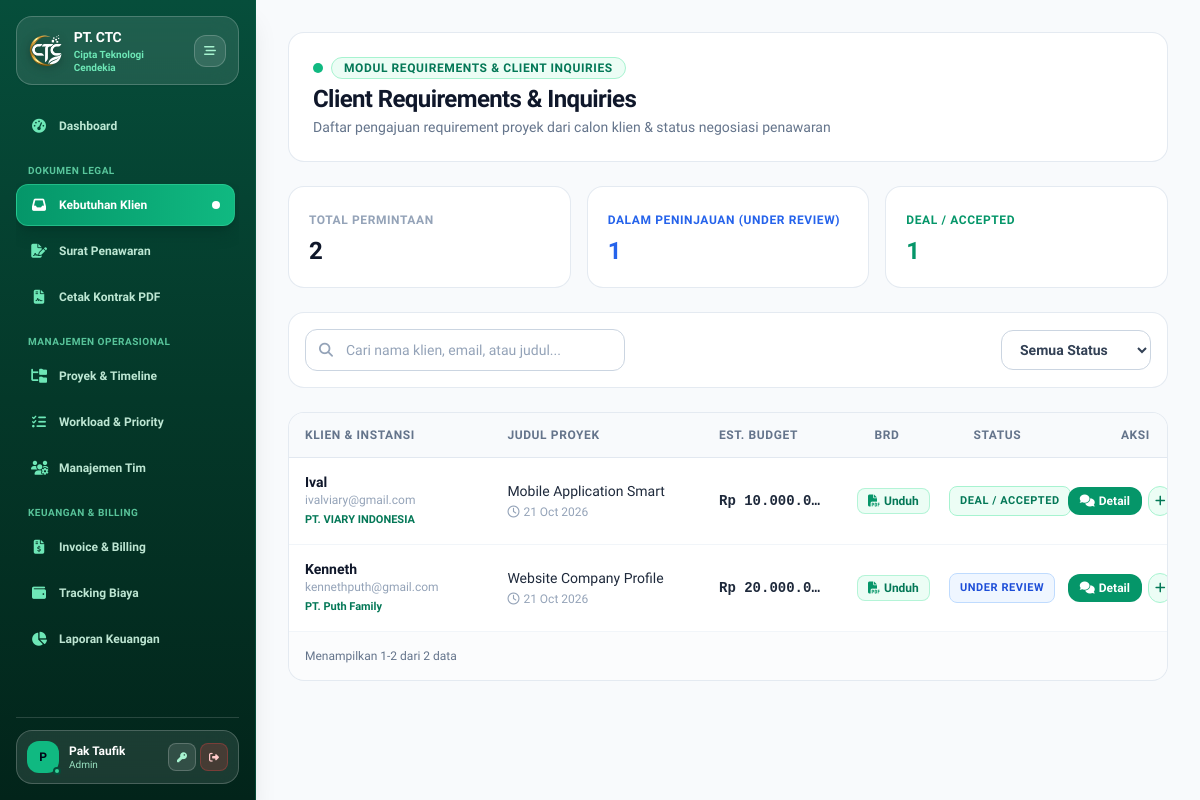
/modules/requirements/index.php (signed in), run on an earlier commit of the app's database.
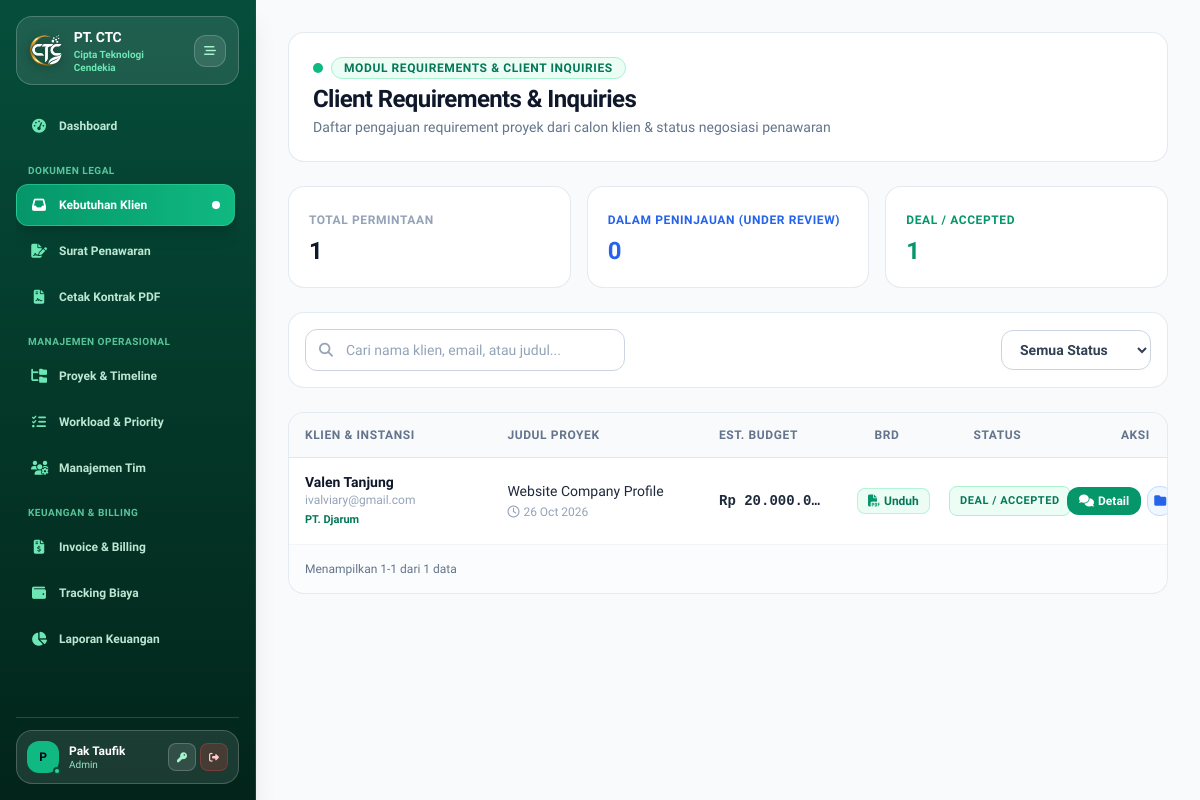
And on a later commit of the database.
### tables this page shows
CREATE TABLE `client_requirements` (
  `id` int(11) NOT NULL,
  `client_name` varchar(250) NOT NULL,
  `client_email` varchar(250) NOT NULL,
  `client_phone` varchar(50) DEFAULT NULL,
  `company_name` varchar(250) DEFAULT NULL,
  `title` varchar(250) NOT NULL,
  `description` text NOT NULL,
  `file_attachment` varchar(250) DEFAULT NULL,
  `budget_estimation` decimal(15,2) DEFAULT 0.00,
  `status` enum('Under Review','Proposal Sent','Deal / Accepted','Rejected') DEFAULT 'Under Review',
  `user_id` int(11) DEFAULT NULL,
  `client_id` int(11) DEFAULT NULL,
  `created_at` timestamp NOT NULL DEFAULT current_timestamp()
);

### modules/requirements/index.php (the view, shortened to what the changed rows need)
<?php
require_once __DIR__ . '/../../config/database.php';
try {
    $pdo->exec("ALTER TABLE projects ADD COLUMN requirement_id INT NULL AFTER client_token");
} catch (Exception $e) {}
require_once __DIR__ . '/../../includes/header.php';
require_once __DIR__ . '/../../includes/sidebar.php';
$stmt = $pdo->query("
    SELECT cr.*, p.id AS linked_project_id, p.status AS linked_project_status
    FROM client_requirements cr
    INNER JOIN clients c ON (cr.client_id = c.id OR LOWER(cr.client_email) = LOWER(c.email))
    LEFT JOIN projects p ON p.requirement_id = cr.id
    WHERE c.is_verified = 1
    ORDER BY cr.created_at DESC
");
$requirements = $stmt->fetchAll();
function resolveBrdUrl($filename) {
    $filename = trim((string) $filename);
    $candidates = [
        ['path' => __DIR__ . '/../../uploads/brd/' . $filename,     'url' => '../../uploads/brd/' . rawurlencode($filename)],
        ['path' => __DIR__ . '/../../uploads/' . $filename,        'url' => '../../uploads/' . rawurlencode($filename)],
        ['path' => __DIR__ . '/../../assets/uploads/' . $filename, 'url' => '../../assets/uploads/' . rawurlencode($filename)],
    ];
    return $candidates[0]['url'];
}
$totalReq  = count($requirements);
$reviewReq = 0;
$dealReq   = 0;
foreach ($requirements as $r) {
    if ($r['status'] === 'Under Review') $reviewReq++;
    elseif ($r['status'] === 'Deal / Accepted') $dealReq++;
}
?>
<main class="flex-1 p-4 sm:p-6 md:p-8 overflow-y-auto w-full min-w-0 bg-[#f8fafc] text-slate-800 selection:bg-emerald-600 selection:text-white">
    <div class="flex flex-col md:flex-row justify-between md:items-center gap-4 mb-6 bg-white p-5 sm:p-6 rounded-2xl border border-slate-200/90 shadow-xs">
        <div>
            <h1 class="text-xl md:text-2xl font-bold text-slate-900 tracking-tight">Client Requirements & Inquiries</h1>
        </div>
    </div>
    <div class="grid grid-cols-1 sm:grid-cols-3 gap-4 mb-6">
        <div class="bg-white p-4 sm:p-5 rounded-2xl border border-slate-200/90 shadow-xs">
            <span class="text-xs font-semibold uppercase text-slate-400 tracking-wider">TOTAL PERMINTAAN</span>
            <p class="text-2xl font-bold text-slate-900 mt-1"><?= $totalReq ?></p>
        </div>
        <div class="bg-white p-4 sm:p-5 rounded-2xl border border-slate-200/90 shadow-xs">
            <span class="text-xs font-semibold uppercase text-blue-600 tracking-wider">DALAM PENINJAUAN (UNDER REVIEW)</span>
            <p class="text-2xl font-bold text-blue-600 mt-1"><?= $reviewReq ?></p>
        </div>
    </div>
    <div class="bg-white border border-slate-200/90 rounded-2xl shadow-xs overflow-hidden">
        <div class="w-full overflow-x-auto">
            <table class="w-full text-left border-collapse text-xs sm:text-sm table-fixed min-w-[920px]">
                <thead>
                    <tr class="bg-slate-50 border-b border-slate-200 text-xs font-semibold text-slate-500 uppercase tracking-wider">
                        <th class="py-3.5 px-4 w-[22%]">KLIEN & INSTANSI</th>
                        <th class="py-3.5 px-4 w-[23%]">JUDUL PROYEK</th>
                        <th class="py-3.5 px-4 w-[15%]">EST. BUDGET</th>
                        <th class="py-3.5 px-4 w-[10%] text-center">BRD</th>
                        <th class="py-3.5 px-4 w-[14%] text-center">STATUS</th>
                        <th class="py-3.5 px-4 w-[16%] text-center">AKSI</th>
                    </tr>
                </thead>
                <tbody class="divide-y divide-slate-100" id="reqTableBody">
                    <?php if (empty($requirements)): ?>
                        <tr>
                            <td colspan="6" class="p-8 text-center text-slate-400 font-normal">
                                Belum ada pengajuan requirement klien yang terverifikasi.
                            </td>
                        </tr>
                    <?php else: ?>
                        <?php foreach ($requirements as $r): ?>
                            <?php
                                $brd_url = resolveBrdUrl($r['file_attachment'] ?? '');
                                $hasProject = !empty($r['linked_project_id']);
                            ?>
                            <tr class="hover:bg-slate-50/70 transition req-row align-middle"
                                data-search="<?= htmlspecialchars(strtolower(($r['client_name'] ?? '') . ' ' . ($r['client_email'] ?? '') . ' ' . ($r['title'] ?? ''))) ?>"
                                data-status="<?= htmlspecialchars($r['status'] ?? 'Under Review') ?>">
                                <td class="py-3.5 px-4">
                                    <p class="font-semibold text-slate-900 text-xs sm:text-sm truncate"><?= htmlspecialchars($r['client_name'] ?? '-') ?></p>
                                    <p class="text-xs text-slate-400 font-normal truncate"><?= htmlspecialchars($r['client_email'] ?? '-') ?></p>
                                    <p class="text-[11px] text-emerald-700 font-semibold truncate mt-0.5"><?= htmlspecialchars($r['company_name'] ?? 'PT. / Individual') ?></p>
                                </td>
                                <td class="py-3.5 px-4">
                                    <p class="font-medium text-slate-800 leading-snug truncate"><?= htmlspecialchars($r['title'] ?? '-') ?></p>
                                    <p class="text-xs text-slate-400 font-normal mt-0.5">
                                        <i class="fa-regular fa-clock mr-1"></i><?= !empty($r['created_at']) ? date('d M Y', strtotime($r['created_at'])) : '-' ?>
                                    </p>
                                </td>
                                <td class="py-3.5 px-4 font-mono font-semibold text-slate-800 text-xs sm:text-sm truncate">
                                    Rp <?= number_format($r['budget_estimation'] ?? 0, 0, ',', '.') ?>
                                </td>
                                <td class="py-3.5 px-4 text-center">
                                    <?php if ($brd_url !== ''): ?>
                                        <a href="<?= $brd_url ?>" target="_blank" class="btn-press px-2.5 py-1 bg-emerald-50 text-emerald-700 border border-emerald-200/80 rounded-lg text-xs font-semibold hover:bg-emerald-100 transition inline-flex items-center gap-1 shadow-2xs">
                                            <i class="fa-solid fa-file-pdf text-emerald-600"></i> Unduh
                                        </a>
                                    <?php else: ?>
                                        <span class="text-slate-400 italic text-xs font-normal">Tidak Ada</span>
                                    <?php endif; ?>
                                </td>
                                <td class="py-3.5 px-4 text-center">
                                    <span class="px-2.5 py-1 rounded-lg text-[11px] font-semibold uppercase inline-block border tracking-wider whitespace-nowrap
                                        <?php
                                            switch($r['status']) {
                                                case 'Under Review': echo 'bg-blue-50 text-blue-700 border-blue-200'; break;
                                                case 'Deal / Accepted': echo 'bg-emerald-50 text-emerald-700 border-emerald-200'; break;
                                            }
                                        ?>">
                                        <?= htmlspecialchars($r['status'] ?? 'Under Review') ?>
                                    </span>
                                </td>
                                <td class="py-3.5 px-4 text-center">
                                    <div class="flex items-center justify-center gap-1.5">
                                        <a href="detail.php?id=<?= $r['id'] ?>" class="btn-press relative px-3 py-1.5 bg-emerald-600 hover:bg-emerald-700 text-white font-semibold text-xs rounded-xl transition inline-flex items-center gap-1 shadow-xs">
                                            <i class="fa-solid fa-comments text-xs"></i> Detail
                                        </a>
                                        <?php if ($hasProject): ?>
                                            <a href="../projects/detail.php?id=<?= $r['linked_project_id'] ?>" class="btn-press p-1.5 bg-blue-50 text-blue-600 hover:bg-blue-100 border border-blue-200 rounded-xl text-xs font-semibold" title="Lihat Proyek Aktif">
                                                <i class="fa-solid fa-folder"></i>
                                            </a>
                                        <?php else: ?>
                                            <a href="../projects/index.php?convert_req=1&req_id=<?= $r['id'] ?>&client_name=<?= urlencode($r['client_name']) ?>&title=<?= urlencode($r['title']) ?>&budget=<?= urlencode($r['budget_estimation']) ?>"
                                               class="btn-press p-1.5 bg-emerald-50 text-emerald-700 hover:bg-emerald-100 border border-emerald-200 rounded-xl text-xs font-semibold" title="Convert to Active Project">
                                                <i class="fa-solid fa-plus"></i>
                                            </a>
                                        <?php endif; ?>
                                    </div>
                                </td>
                            </tr>
                        <?php endforeach; ?>
                    <?php endif; ?>
                </tbody>
            </table>
        </div>
        <div class="p-4 border-t border-slate-100 flex flex-col sm:flex-row justify-between items-center gap-3 text-xs text-slate-500 bg-slate-50/50">
            <span class="font-medium" id="paginationInfo">Menampilkan 0 data</span>
        </div>
    </div>
</main>
<?php require_once __DIR__ . '/../../includes/footer.php'; ?>

What changed in the data, as far as the page shows it:
removed client_requirements: client_name "Ival", client_email "ivalviary@gmail.com", company_name "PT. VIARY INDONESIA", title "Mobile Application Smart", created_at "21 Oct 2026", budget_estimation "10.000.0…", status "DEAL / ACCEPTED"
removed client_requirements: client_name "Kenneth", client_email "kennethputh@gmail.com", company_name "PT. Puth Family", title "Website Company Profile", created_at "21 Oct 2026", budget_estimation "20.000.0…", status "UNDER REVIEW"
added client_requirements: client_name "Valen Tanjung", client_email "ivalviary@gmail.com", company_name "PT. Djarum", title "Website Company Profile", created_at "26 Oct 2026", budget_estimation "20.000.0…", status "DEAL / ACCEPTED"
Also different on the page:
$totalReq: "2" → "1"
$reviewReq: "1" → "0"
text written by a page script: "Menampilkan 1-2 dari 2 data" → "Menampilkan 1-1 dari 1 data"
